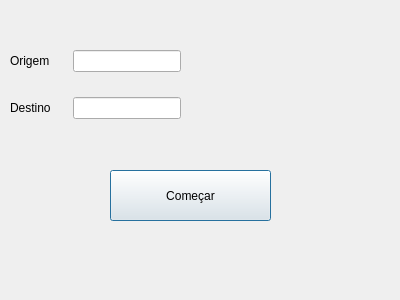
<?xml version="1.0" encoding="UTF-8"?>
<ui version="4.0">
 <class>Dialog</class>
 <widget class="QDialog" name="Dialog">
  <property name="geometry">
   <rect>
    <x>0</x>
    <y>0</y>
    <width>400</width>
    <height>300</height>
   </rect>
  </property>
  <property name="windowTitle">
   <string>Dialog</string>
  </property>
  <widget class="QPushButton" name="pushButton">
   <property name="geometry">
    <rect>
     <x>110</x>
     <y>170</y>
     <width>161</width>
     <height>51</height>
    </rect>
   </property>
   <property name="text">
    <string>Começar</string>
   </property>
  </widget>
  <widget class="QWidget" name="formLayoutWidget">
   <property name="geometry">
    <rect>
     <x>10</x>
     <y>50</y>
     <width>391</width>
     <height>111</height>
    </rect>
   </property>
   <layout class="QFormLayout" name="formLayout">
    <property name="sizeConstraint">
     <enum>QLayout::SetFixedSize</enum>
    </property>
    <property name="horizontalSpacing">
     <number>22</number>
    </property>
    <property name="verticalSpacing">
     <number>25</number>
    </property>
    <item row="0" column="0">
     <widget class="QLabel" name="tr_label_origin">
      <property name="text">
       <string>Origem</string>
      </property>
     </widget>
    </item>
    <item row="0" column="1">
     <widget class="QLineEdit" name="tr_input_origin"/>
    </item>
    <item row="1" column="0">
     <widget class="QLabel" name="tr_label_destiny">
      <property name="text">
       <string>Destino</string>
      </property>
     </widget>
    </item>
    <item row="1" column="1">
     <widget class="QLineEdit" name="tr_input_destiny"/>
    </item>
   </layout>
  </widget>
 </widget>
 <resources/>
 <connections/>
</ui>
